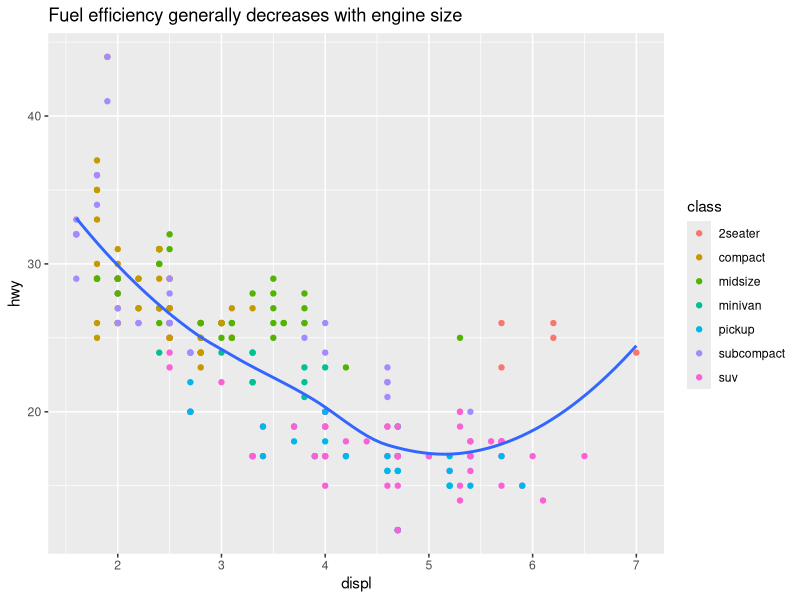
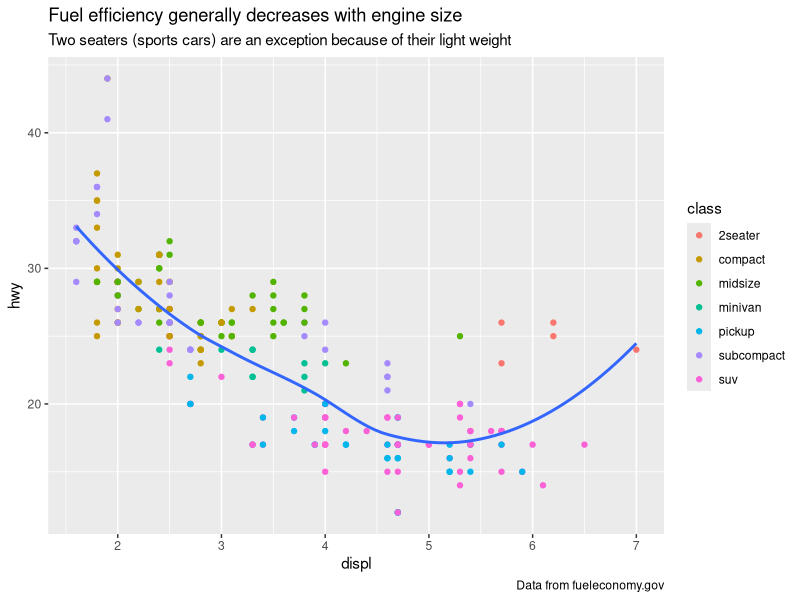
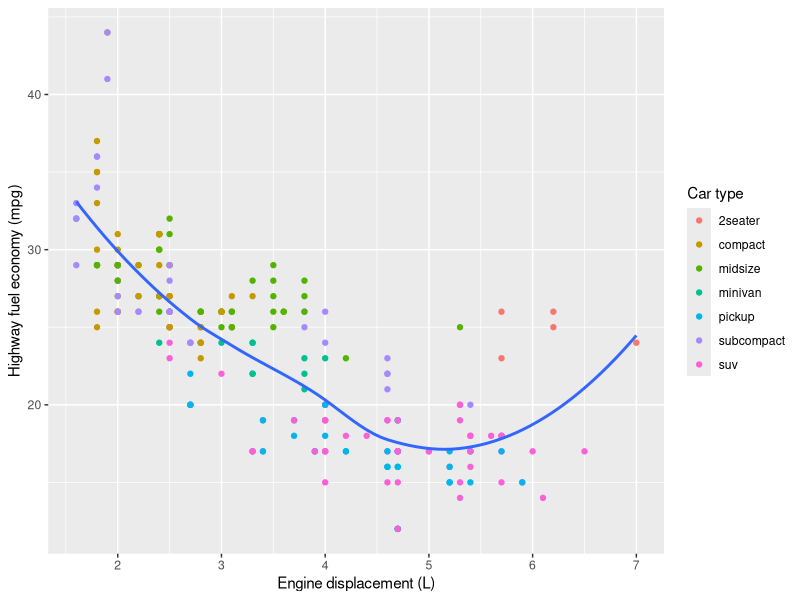
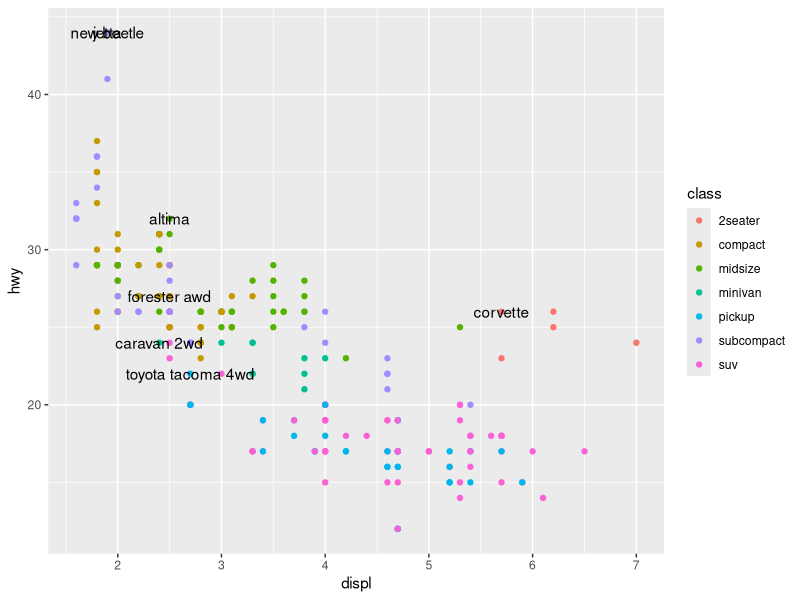
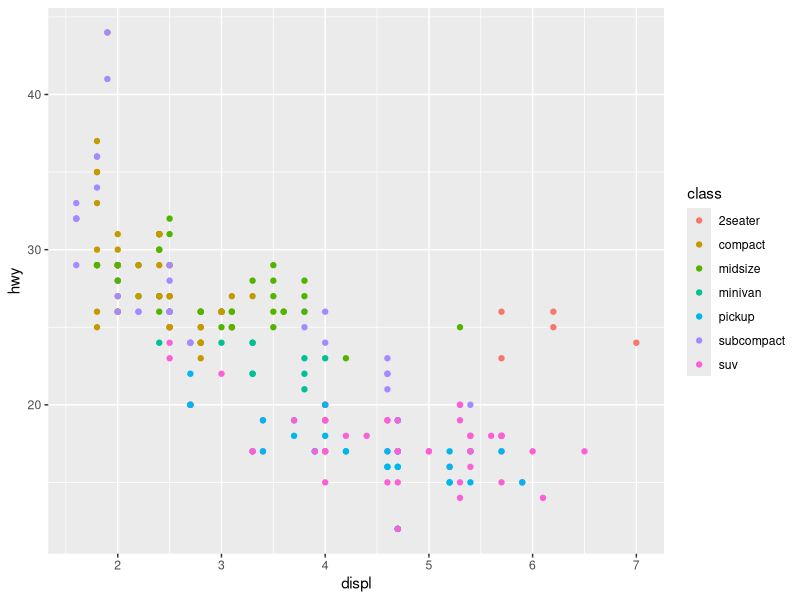
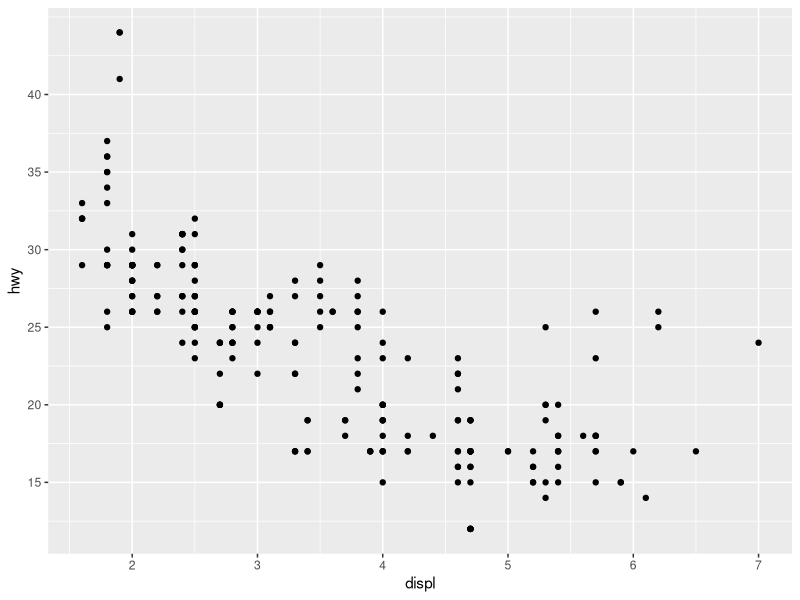
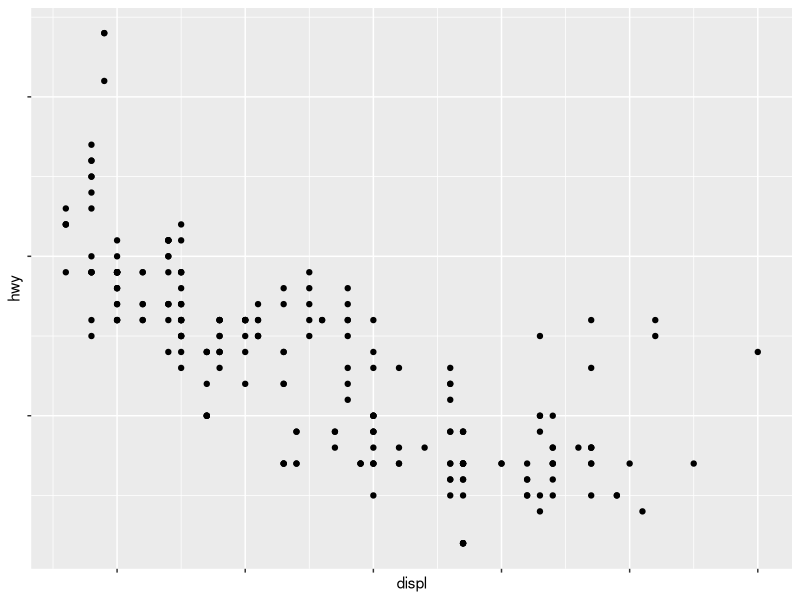
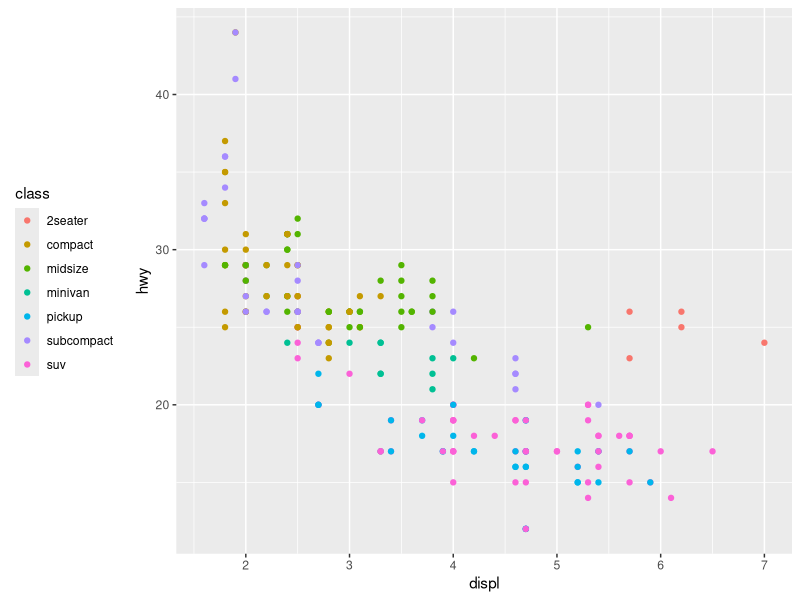

Here is the R script that generated these plots, in order:
# Module 4, Workshop 2 - "ggplot2 for communication"
# author: Payton Schlewitt
# date: 5/15/2024


#install.packages("usethis") ##nly need to run this line once
#credentials::git_credential_ask()
#usethis::git_sitrep()
## Check Personal Access Token

#install.packages("tidyverse") ## ONly need to run this line once
library("tidyverse") #run at the start to make sure correct package is loaded in

# Load the data (mpg is built into ggplot2)
data(mpg)

#Checking data
head(mpg)
glimpse(mpg)
summary(mpg)

#3.1 Labels
#Creating title
ggplot(mpg, aes(displ, hwy))+
  geom_point(aes(color = class)) +
  geom_smooth(se = FALSE) +
  labs(title = "Fuel efficiency generally decreases with engine size")
#Can add subtitles and captions
ggplot(mpg, aes(displ, hwy)) +
  geom_point(aes(color = class)) +
  geom_smooth(se = FALSE) +
  labs(title = "Fuel efficiency generally decreases with engine size",
subtitle = "Two seaters (sports cars) are an exception because of their light weight",
caption = "Data from fueleconomy.gov"
)
#labs() can also be used to change axis and legend titles
ggplot(mpg, aes(displ, hwy)) +
  geom_point(aes(colour = class)) +
  geom_smooth(se = FALSE) +
  labs(
    x = "Engine displacement (L)",
    y = "Highway fuel economy (mpg)",
    colour = "Car type"
  )

#3.2 Annotations
best_in_class <- mpg %>%  #ranking from best to worst (row 1 = best)
  group_by(class) %>%
  filter(row_number(desc(hwy)) == 1) #selects only the top row, i.e. the best in each class

ggplot(mpg, aes(displ, hwy)) +
  geom_point(aes(colour = class)) +
  geom_text(aes(label = model), data = best_in_class) #This line pulls the best_in_class values and displays it over the graph

#3.3 Scales
ggplot(mpg, aes(displ, hwy)) +
  geom_point(aes(colour = class)) +
  scale_x_continuous() +  #can change by adding numbers within bracket e.g. limits = c(0,12)
  scale_y_continuous() +
  scale_colour_discrete()
  
#3.4 Axis Ticks
ggplot(mpg, aes(displ, hwy)) +
  geom_point() +
  scale_y_continuous(breaks = seq(15, 40, by = 5)) #breaks controls the position of the ticks on the selected axis
# breaks = seq(start, end, by = space between visible values)
#Labels can also be set to labels = NULL to remove labels altogether
ggplot(mpg, aes(displ, hwy)) +
  geom_point() +
  scale_x_continuous(labels = NULL) +
  scale_y_continuous(labels = NULL)

#3.5 Legends and color schemes
base <- ggplot(mpg, aes(displ, hwy)) +
  geom_point(aes(colour = class))
#The following lines alter the position of the legend
base + theme(legend.position = "left")
base + theme(legend.position = "top")
base + theme(legend.position = "bottom")
base + theme(legend.position = "right")
base + theme(legend.position = "none") #removes the legend

#3.6 Replacing Scale
#Load dataset
data("diamonds")
glimpse(diamonds)

ggplot(diamonds, aes(carat, price)) +
  geom_bin2d() + 
  scale_x_log10() + 
  scale_y_log10()